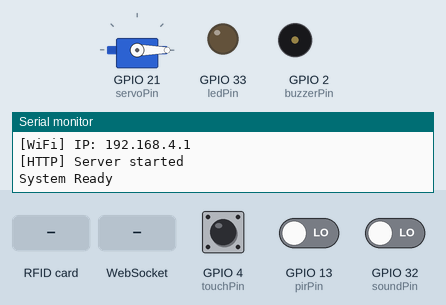
The sketch below on a simulated ESP32. On the bench: servo, output pins drawn as LEDs (lit = HIGH), buzzer (waves = sounding), the last lines printed to the serial monitor. Dashed ring = blinking. The inputs (shaded band) are chosen by the test bench; at power-on: GPIO 32 (soundPin) LOW, GPIO 13 (pirPin) LOW, GPIO 4 (touchPin) LOW. Storage starts empty.

Above: at 1.2 s.
1.3 s: RFID card 12 34 56 78 held to the reader
At 1.52 s:
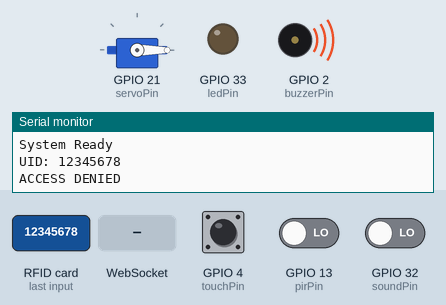
3.2 s: WebSocket text "LIGHT" received
At 4.2 s:
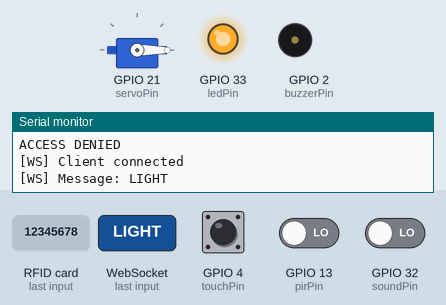
4.7 s: RFID card 83 D4 22 28 held to the reader
At 5.9 s:
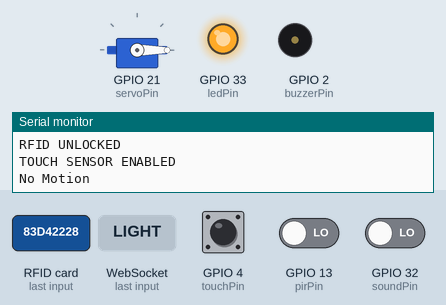
6.5 s: GPIO 32 (soundPin) driven HIGH
At 7.3 s:
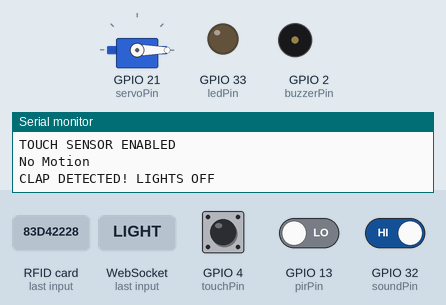
9.5 s: GPIO 13 (pirPin) driven HIGH
At 10.9 s:
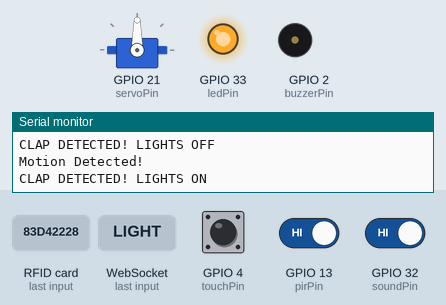
12.5 s: RFID card 5E 7A 19 C4 held to the reader
At 14.0 s:
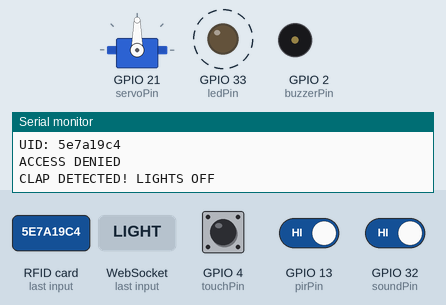
Timing chart, 0 to 16.5 s (numbered marks = the images above; inputs shaded):
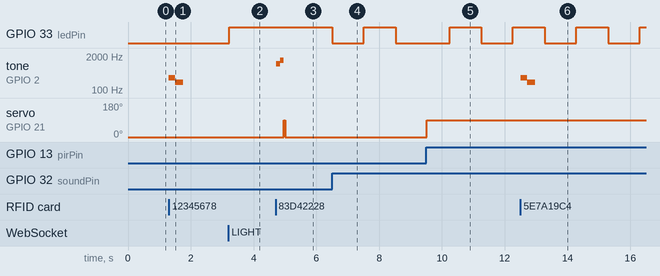

The sketch:

sketch_may20b.ino
```cpp
#include <SPI.h>
#include <MFRC522.h>
#include <ESP32Servo.h>
#include <WiFi.h>
#include <ESPAsyncWebServer.h>
#include <AsyncTCP.h>
#include <LittleFS.h>

const int pirPin = 13;
const int buzzerPin = 2;
const int touchPin = 4;
const int servoPin = 21;
const int soundPin = 32;
const int ledPin = 33;

#define SS_PIN 5 // GPIO18  -> SCK, GPIO23  -> MOSI, GPIO19  -> MISO
#define RST_PIN 22
const char *ssid = "Classroom_101";
const char *password = "12345678";

String lastUser = "System";

MFRC522 rfid(SS_PIN, RST_PIN);
AsyncWebServer server(80);
AsyncWebSocket ws("/ws");
Servo myServo;

// TIMERS
unsigned long lastMotionTime = 0;
const unsigned long timeout = 5000;

unsigned long lastTouchTime = 0;
const unsigned long touchCooldown = 2000;

unsigned long lastClapTime = 0;
const unsigned long clapCooldown = 1000;

unsigned long servoMoveStart = 0;
const unsigned long servoMoveDuration = 700;

bool rfidUnlocked = false;
bool doorEnabled = false;
bool servoAt90 = false;
bool servoMoving = false;
bool lightOn = false;
bool wifiConnected = false;

void setup() {
  Serial.begin(115200);

  pinMode(pirPin, INPUT);
  pinMode(touchPin, INPUT);
  pinMode(soundPin, INPUT);
  pinMode(buzzerPin, OUTPUT);
  pinMode(ledPin, OUTPUT);

  digitalWrite(ledPin, LOW);
  myServo.attach(servoPin);
  myServo.write(0);

  SPI.begin();
  rfid.PCD_Init();

  initWiFi();
  initWebServer();
  initWebSocket();
  startServer();

  Serial.println("System Ready");
}

void loop() {
  updateServoState();
  checkRFID();
  if (!rfidUnlocked) {

    if (servoAt90) {
      moveServo(0);
    }
    return;
  }

  checkTouchSensor();
  checkClap();

  if (!doorEnabled) {
    return;
  }


  handlePIR();
}

void handlePIR() {
  int motion = digitalRead(pirPin);
  unsigned long currentMillis = millis();

  if (motion == HIGH) {
    lastMotionTime = currentMillis;

    if (!servoAt90) {

      moveServo(90);

      Serial.println("Motion Detected!");
    }
  }

  if (servoAt90 && (currentMillis - lastMotionTime >= timeout)) {
    moveServo(0);

    Serial.println("No Motion");
  }
}

void checkClap() {
  if (!rfidUnlocked) {
    return;
  }

  if (servoMoving) {
    return;
  }

  unsigned long currentMillis = millis();

  if (currentMillis - lastClapTime < clapCooldown) {
    return;
  }

  int soundDetected = digitalRead(soundPin);

  if (soundDetected == HIGH) {
    lastClapTime = currentMillis;
    lightOn = !lightOn;
    broadcastState();

    digitalWrite(ledPin, lightOn);

    if (lightOn) {
      Serial.println("CLAP DETECTED! LIGHTS ON");
    } else {
      Serial.println("CLAP DETECTED! LIGHTS OFF");
    }
  }
}

void checkTouchSensor() {
  unsigned long currentMillis = millis();

  if (currentMillis - lastTouchTime < touchCooldown) {
    return;
  }

  int touchState = digitalRead(touchPin);

  if (touchState == HIGH) {
    lastTouchTime = currentMillis;
    doorEnabled = !doorEnabled;

    if (!doorEnabled) {
      moveServo(0);

      Serial.println("DOOR CLOSED via TOUCH SENSOR");
    } else {
      Serial.println("DOOR OPEN via TOUCH SENSOR");
      Serial.println("PIR ENABLED");
    }
  }
}

void checkRFID() {
  if (!rfid.PICC_IsNewCardPresent()) {
    return;
  }

  if (!rfid.PICC_ReadCardSerial()) {
    return;
  }

  String uid = "";
  for (byte i = 0; i < rfid.uid.size; i++) {

    uid += String(rfid.uid.uidByte[i], HEX);
  }

  Serial.print("UID: ");
  Serial.println(uid);

  if (uid == "83d42228") {
    rfidUnlocked = !rfidUnlocked;
    lastUser = "RFID";

    if (!rfidUnlocked) {

      doorEnabled = false;
      moveServo(0);
      playLockMelody();
      lightOn = false;
      digitalWrite(ledPin, LOW);
      broadcastState();
      Serial.println("RFID LOCKED");
    } else {
      doorEnabled = true;
      playUnlockMelody();
      lightOn = true;
      moveServo(90);
      digitalWrite(ledPin, HIGH);
      broadcastState();
      Serial.println("RFID UNLOCKED");
      Serial.println("TOUCH SENSOR ENABLED");
    }
  } else {
    Serial.println("ACCESS DENIED");
    playDeniedMelody();
  }

  rfid.PICC_HaltA();
}

void moveServo(int angle) {
  servoMoving = true;
  servoMoveStart = millis();
  myServo.write(angle);
  servoAt90 = (angle == 90);
}

void updateServoState() {

  if (servoMoving && millis() - servoMoveStart >= servoMoveDuration) {
    servoMoving = false;
    broadcastState();
  }
}

void playUnlockMelody() {
  tone(buzzerPin, 1000);
  delay(120);

  tone(buzzerPin, 1400);
  delay(120);

  noTone(buzzerPin);
}

void playLockMelody() {
  tone(buzzerPin, 1400);
  delay(120);

  tone(buzzerPin, 900);
  delay(120);

  noTone(buzzerPin);
}

void playDeniedMelody() {
  tone(buzzerPin, 300);
  delay(200);

  tone(buzzerPin, 200);
  delay(250);

  noTone(buzzerPin);
}

void initWiFi() {
  WiFi.mode(WIFI_AP);
  WiFi.setSleep(false);

  Serial.println("[WiFi] Starting AP...");

  if (WiFi.softAP(ssid, password)) {
    wifiConnected = true;

    Serial.println("[WiFi] AP Started");
    Serial.print("[WiFi] IP: ");
    Serial.println(WiFi.softAPIP());

  } else {
    wifiConnected = false;
    Serial.println("[WiFi] AP Failed");
  }
}

void initWebServer() {
  if (!LittleFS.begin()) {
    Serial.println("[FS] Mount Failed");
    return;
  }

  server.on("/", HTTP_GET, [](AsyncWebServerRequest *request) {
    request->send(LittleFS, "/index.html", "text/html");
  });

  server.on("/style.css", HTTP_GET, [](AsyncWebServerRequest *request) {
    request->send(LittleFS, "/style.css", "text/css");
  });

  server.on("/script.js", HTTP_GET, [](AsyncWebServerRequest *request) {
    request->send(LittleFS, "/script.js", "application/javascript");
  });

  server.serveStatic("/", LittleFS, "/");
}

void initWebSocket() {
  ws.onEvent([](AsyncWebSocket *server, AsyncWebSocketClient *client, AwsEventType type, void *arg, uint8_t *data, size_t len) {
    if (type == WS_EVT_CONNECT) {
      Serial.println("[WS] Client connected");
      broadcastState();

    } else if (type == WS_EVT_DISCONNECT) {
      Serial.println("[WS] Client disconnected");

    } else if (type == WS_EVT_DATA) {
      String msg = String((char *)data).substring(0, len);
      Serial.println("[WS] Message: " + msg);

      if (msg == "LIGHT") {
        lightOn = !lightOn;
        digitalWrite(ledPin, lightOn);
        broadcastState();

      } else if (
        msg.startsWith("RFID:")) {
        String uid = msg.substring(5);

        if (uid == "83d42228") {
          moveServo(90);
          rfidUnlocked = true;
          doorEnabled = true;
          lightOn = true;
          lastUser = "System";
          digitalWrite(ledPin, HIGH);
          playUnlockMelody();
          broadcastState();
          Serial.println("WEB RFID SUCCESS");

        } else {

          playDeniedMelody();

          Serial.println("WEB RFID FAIL");
        }
      } else if (msg == "LOCK") {
        rfidUnlocked = false;
        doorEnabled = false;
        lightOn = false;
        lastUser = "System";
        moveServo(0);
        digitalWrite(ledPin, LOW);

        broadcastState();

        Serial.println("SYSTEM LOCKED");
      }
    }
  });

  server.addHandler(&ws);
}

void handleWSCleanup() {
  static unsigned long lastCleanup = 0;

  if (!wifiConnected) return;

  if (millis() - lastCleanup > 5000) {
    lastCleanup = millis();
    ws.cleanupClients();
    Serial.println("[WS] Cleanup executed");
  }
}

void startServer() {
  server.begin();
  Serial.println("[HTTP] Server started");
}

void broadcastState() {
  String json = "{";
  json += "\"light\":\"" + String(lightOn ? "ON" : "OFF") + "\",";
  json += "\"rfid\":\"" + String(rfidUnlocked ? "UNLOCKED" : "LOCKED") + "\",";
  json += "\"user\":\"" + lastUser + "\",";
  json += "\"door\":\"" + String(servoAt90 ? "OPEN" : "CLOSED") + "\"";
  json += "}";

  ws.textAll(json);
}
```

Measured:
- after the input at 1.3 s, tone on GPIO 2 (buzzerPin): silent → 300 Hz at once, → 200 Hz 0.20 s later, → silent 0.25 s later
- after the input at 3.2 s, GPIO 33 (ledPin): LOW → HIGH at once
- after the input at 4.7 s, tone on GPIO 2 (buzzerPin): silent → 1000 Hz at once, → 1400 Hz 0.12 s later, → silent 0.12 s later; servo on GPIO 21 (servoPin): 0° → 90° after 0.26 s, → 0° 0.05 s later
- after the input at 6.5 s, GPIO 33 (ledPin): HIGH → LOW at once, → HIGH 1.0 s later, → LOW 1.0 s later
- after the input at 9.5 s, servo on GPIO 21 (servoPin): 0° → 90° at once
- after the input at 12.5 s, tone on GPIO 2 (buzzerPin): silent → 300 Hz at once, → 200 Hz 0.20 s later, → silent 0.25 s later
